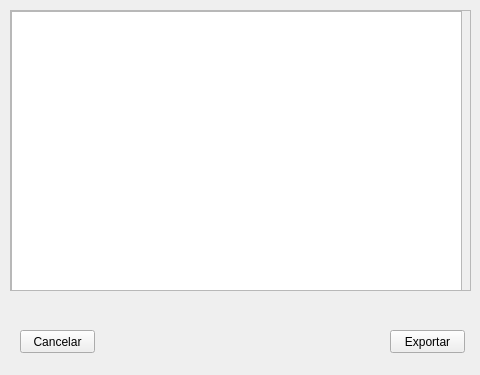
<?xml version="1.0" encoding="UTF-8"?>
<ui version="4.0">
 <class>Form</class>
 <widget class="QWidget" name="Form">
  <property name="geometry">
   <rect>
    <x>0</x>
    <y>0</y>
    <width>480</width>
    <height>375</height>
   </rect>
  </property>
  <property name="windowTitle">
   <string>Salvar</string>
  </property>
  <widget class="QScrollArea" name="scrollArea">
   <property name="geometry">
    <rect>
     <x>10</x>
     <y>10</y>
     <width>461</width>
     <height>281</height>
    </rect>
   </property>
   <property name="widgetResizable">
    <bool>true</bool>
   </property>
   <widget class="QWidget" name="scrollAreaWidgetContents">
    <property name="geometry">
     <rect>
      <x>0</x>
      <y>0</y>
      <width>459</width>
      <height>279</height>
     </rect>
    </property>
    <widget class="QTableWidget" name="tableWidget">
     <property name="geometry">
      <rect>
       <x>0</x>
       <y>0</y>
       <width>451</width>
       <height>281</height>
      </rect>
     </property>
    </widget>
   </widget>
  </widget>
  <widget class="QPushButton" name="pushButton">
   <property name="geometry">
    <rect>
     <x>20</x>
     <y>330</y>
     <width>75</width>
     <height>23</height>
    </rect>
   </property>
   <property name="text">
    <string>Cancelar</string>
   </property>
  </widget>
  <widget class="QPushButton" name="pushButton_2">
   <property name="geometry">
    <rect>
     <x>390</x>
     <y>330</y>
     <width>75</width>
     <height>23</height>
    </rect>
   </property>
   <property name="text">
    <string>Exportar</string>
   </property>
  </widget>
 </widget>
 <resources/>
 <connections/>
</ui>
